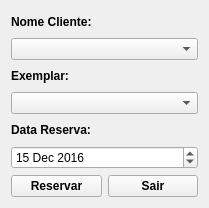
<?xml version="1.0" encoding="UTF-8"?>
<ui version="4.0">
 <class>frmReserva</class>
 <widget class="QWidget" name="frmReserva">
  <property name="geometry">
   <rect>
    <x>0</x>
    <y>0</y>
    <width>209</width>
    <height>208</height>
   </rect>
  </property>
  <property name="windowTitle">
   <string>RESERVA ACERVO</string>
  </property>
  <layout class="QGridLayout" name="gridLayout">
   <item row="0" column="0">
    <layout class="QVBoxLayout" name="verticalLayout">
     <item>
      <widget class="QLabel" name="label_4">
       <property name="font">
        <font>
         <weight>75</weight>
         <bold>true</bold>
        </font>
       </property>
       <property name="text">
        <string>Nome Cliente:</string>
       </property>
      </widget>
     </item>
     <item>
      <widget class="QComboBox" name="comboBoxNomeCliente"/>
     </item>
    </layout>
   </item>
   <item row="1" column="0">
    <layout class="QVBoxLayout" name="verticalLayout_2">
     <item>
      <widget class="QLabel" name="label_2">
       <property name="font">
        <font>
         <weight>75</weight>
         <bold>true</bold>
        </font>
       </property>
       <property name="text">
        <string>Exemplar:</string>
       </property>
      </widget>
     </item>
     <item>
      <widget class="QComboBox" name="comboBoxExemplar"/>
     </item>
    </layout>
   </item>
   <item row="2" column="0">
    <layout class="QVBoxLayout" name="verticalLayout_3">
     <item>
      <widget class="QLabel" name="label_3">
       <property name="font">
        <font>
         <weight>75</weight>
         <bold>true</bold>
        </font>
       </property>
       <property name="text">
        <string>Data Reserva:</string>
       </property>
      </widget>
     </item>
     <item>
      <widget class="QDateEdit" name="dateEdit">
       <property name="dateTime">
        <datetime>
         <hour>0</hour>
         <minute>0</minute>
         <second>0</second>
         <year>2016</year>
         <month>12</month>
         <day>15</day>
        </datetime>
       </property>
      </widget>
     </item>
    </layout>
   </item>
   <item row="3" column="0">
    <layout class="QHBoxLayout" name="horizontalLayout">
     <item>
      <widget class="QPushButton" name="pushButtonReservar">
       <property name="font">
        <font>
         <weight>75</weight>
         <bold>true</bold>
        </font>
       </property>
       <property name="cursor">
        <cursorShape>PointingHandCursor</cursorShape>
       </property>
       <property name="text">
        <string>Reservar</string>
       </property>
      </widget>
     </item>
     <item>
      <widget class="QPushButton" name="pushButtonSair">
       <property name="font">
        <font>
         <weight>75</weight>
         <bold>true</bold>
        </font>
       </property>
       <property name="cursor">
        <cursorShape>PointingHandCursor</cursorShape>
       </property>
       <property name="text">
        <string>Sair</string>
       </property>
      </widget>
     </item>
    </layout>
   </item>
  </layout>
 </widget>
 <resources/>
 <connections/>
</ui>
